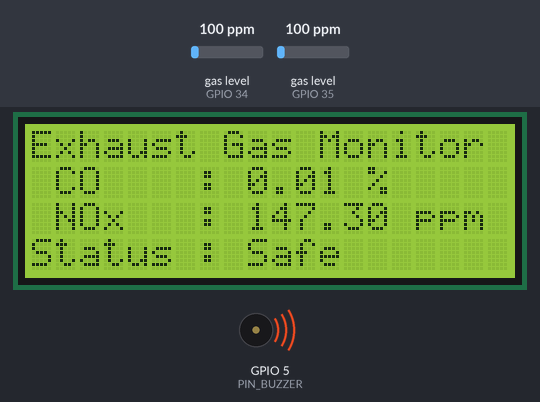
The sketch below on a simulated ESP32. On the bench: 20×4 character LCD, buzzer (waves = sounding, pin HIGH). The test bench sets the inputs (shaded band); at power-on: gas level (sensors on GPIO 34, GPIO 35) 100 ppm. WiFi joins after 1.5 s; servers stay silent unless stated; no MQTT or app messages arrive unless stated; what the sketch prints to the serial monitor is not drawn.

Above: at 11.4 s.
11.5 s: gas level (sensor on GPIO 34) set to 20 ppm
At 12.8 s:
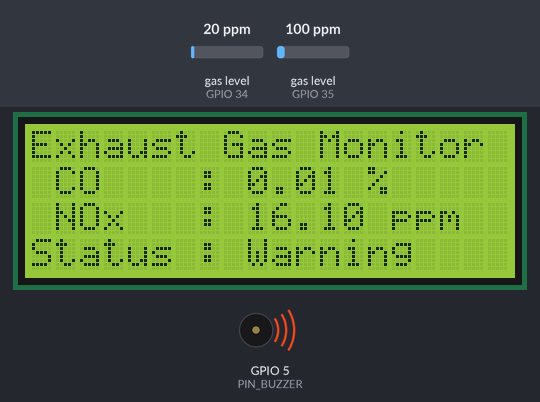
14.0 s: gas level (sensor on GPIO 35) set to 56 ppm
At 14.7 s:
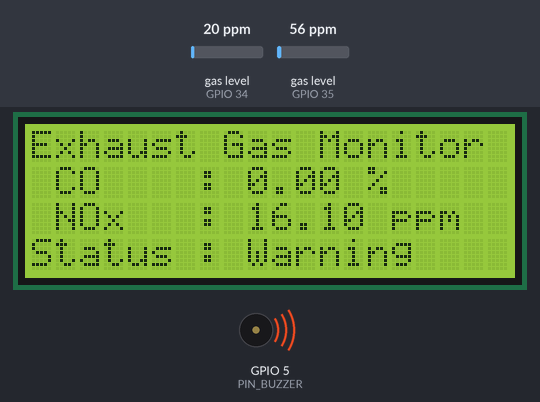
16.5 s: gas level (sensor on GPIO 35) set to 47 ppm
At 19.7 s:
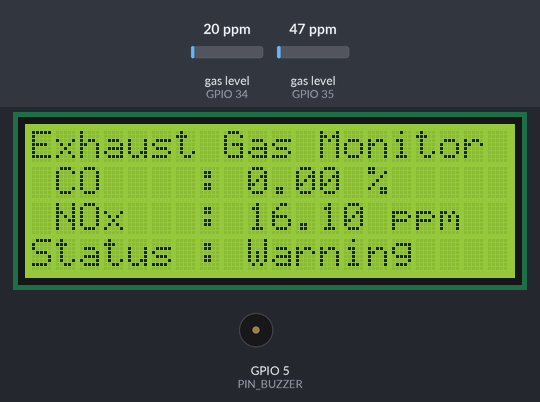
22.1 s: gas level (sensor on GPIO 34) set to 46 ppm
At 23.2 s:
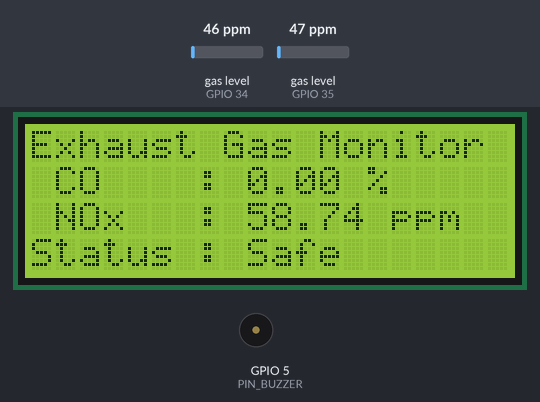
24.6 s: gas level (sensor on GPIO 34) set to 53 ppm
At 26.3 s:
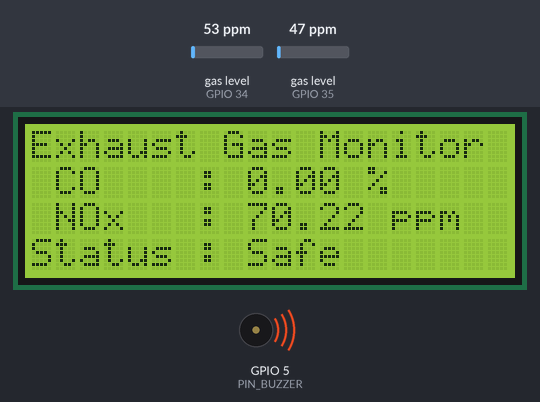
27.1 s: gas level (sensor on GPIO 35) set to 250 ppm
At 30.0 s:
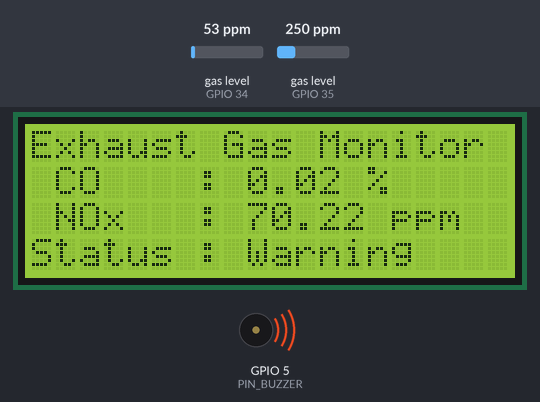
Timing chart, 0 to 31.4 s (numbered marks = the images above; inputs shaded):
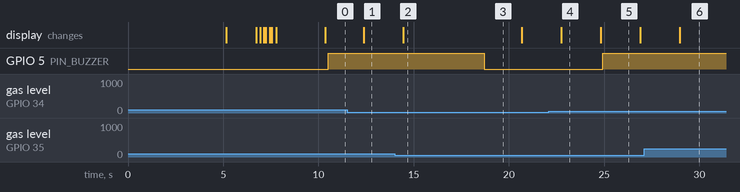

The sketch:

arduino_file_gas_exhaust.ino
```cpp
#include <Arduino.h>
#include <Wire.h>              // Library komunikasi I2C
#include <LiquidCrystal_I2C.h> // Library modul I2C LCD
#include <MQUnifiedsensor.h>   // Library sensor MQ series
#include <MQ7.h>               // Library sensor MQ7
#include <WiFi.h>              // Library WiFi ESP32
#include <PubSubClient.h>      // Library untuk koneksi mqtt

#define Board              "ESP-32"
#define Voltage_Resolution 3.3      // Resolusi tegangan untuk MQ-135
#define type               "MQ-135" // Jenis sensor MQ-135
#define ADC_Bit_Resolution 12       // Jumlah ADC bit ESP32
#define RatioMQ135CleanAir 3.6      // Rasio untuk udara bersih

#define PIN_MQ135          34       // MQ135 Analog Input Pin
#define PIN_MQ7            35       // MQ7 Analog Input Pin
#define PIN_BUZZER         5        // Buzzer Pin
#define SENSOR_INTERVAL    2000     // Interval 2 detik untuk pembacaan sensor dan pengiriman ke broker

const char* ssid = "kecebong_tech";
const char* password = "qwertyuiop";
const char* mqtt_server = "broker.hivemq.com";              // Broker mqtt server
const int   mqtt_tcp_port = 1883;                         // TCP port untuk mqt server
const char* co_concentration_topic = "ta-anggi-ump20/co";   // Topic mqtt untuk gas CO
const char* nox_concentration_topic = "ta-anggi-ump20/nox"; // Topic mqtt untuk gas NOx

LiquidCrystal_I2C lcd = LiquidCrystal_I2C(0x27, 20, 4); // default address 0x27 tipe LCD 16x2 (16,2)
MQUnifiedsensor MQ135(Board, Voltage_Resolution, ADC_Bit_Resolution, PIN_MQ135, type);
MQ7 mq7(PIN_MQ7, 5.0);
WiFiClient espClient;
PubSubClient client(espClient);

// Pendefinisian variabel
long lastMsg, lastReconnectAttempt, lastSensorRead = 0;
float nox_concentration, co_concentration, co_percentage;
String status;

// Nilai slope dan intercept
float slope_CO = 0.77;  // Nilai slope untuk CO
float intercept_CO = 0.14;  // Nilai intercept untuk CO
float slope_CO2 = 1.64;  // Nilai slope untuk CO2
float intercept_CO2 = -16.70;  // Nilai intercept untuk CO2

void setup() {
  Serial.begin(115200);
  pinMode(PIN_BUZZER, OUTPUT);

  // inisialisasi LCD:
  lcd.init();
  lcd.backlight();
  lcd.clear();
  lcd.setCursor(0, 0);
  lcd.print("Exhaust Gas Monitor");
  lcd.setCursor(0, 1);
  lcd.print("Tugas Akhir:");
  lcd.setCursor(0, 2);
  lcd.print("Anggi Wibowo");
  lcd.setCursor(0, 3);
  lcd.print("NPM : 2003030039");
  delay(5000);

  setup_wifi(); // inisialisasi koneksi wifi

  client.setServer(mqtt_server, mqtt_tcp_port); // inisialisasi koneksi ke mqtt server

  MQ135.setRegressionMethod(1);
  MQ135.setA(110.47); // Constants for NOx
  MQ135.setB(-2.862); // Constants for NOx

  MQ135.init();

  // Calibrate the sensor (assume it is in clean air at startup)
  lcd.clear();
  lcd.setCursor(0, 0);
  lcd.print("Exhaust Gas Monitor");
  lcd.setCursor(0, 2);
  lcd.print("Calibrating process");
  Serial.print("Calibrating please wait.");
  float calcR0 = 0;
  for (int i = 1; i <= 10; i++) {
    MQ135.update();
    calcR0 += MQ135.calibrate(RatioMQ135CleanAir);
    lcd.print(".");
    Serial.print(".");
    delay(100);
  }
  MQ135.setR0(calcR0 / 10);
  Serial.println(" done!.");

  lcd.clear();
  lcd.setCursor(0, 0);
  lcd.print("Exhaust Gas Monitor");
  lcd.setCursor(0, 2);
  lcd.print("Calibration success");
  Serial.println("Calibration successful");
  delay(2500);
  lcd.clear();
}

void loop() {
  long now = millis();

  // Periksa apakah kadar gas buang diatas 50 PPM
  if (co_concentration >= 50.00 || nox_concentration >= 50.00){
    digitalWrite(PIN_BUZZER, HIGH);
    status = "Warning";
  } else {
    digitalWrite(PIN_BUZZER, LOW);
    status = "Safe";
  }

  // Pembacaan sensor dengan interval 2 detik
  if (now - lastSensorRead >= SENSOR_INTERVAL) {
    lastSensorRead = now;
    MQ135.update();
    nox_concentration = MQ135.readSensor();
    co_concentration = mq7.getPPM();

    // Aplikasi kalibrasi menggunakan slope dan intercept untuk CO
    float calibrated_CO = (slope_CO * co_concentration) + intercept_CO;
    // Aplikasi kalibrasi menggunakan slope dan intercept untuk CO2
    float calibrated_CO2 = (slope_CO2 * nox_concentration) + intercept_CO2;

    // Konversi dari konsentrasi ppm ke persentase
    co_percentage = calibrated_CO / 10000; // dengan acuan bahwa 1% = 10000 ppm

    Serial.print("CO : ");
    Serial.print(calibrated_CO);
    Serial.println(" PPM");
    Serial.print("CO : ");
    Serial.print(co_percentage);
    Serial.println(" %");
    Serial.print("NOx Concentration: ");
    Serial.print(calibrated_CO2);
    Serial.println(" PPM");

    lcd.clear();
    lcd.setCursor(0, 0);
    lcd.print("Exhaust Gas Monitor");
    lcd.setCursor(0, 1);
    lcd.print(" CO    : ");
    lcd.setCursor(9, 1);
    lcd.print(co_percentage);
    lcd.print(" %");
    lcd.setCursor(0, 2);
    lcd.print(" NOx   : ");
    lcd.setCursor(9, 2);
    lcd.print(calibrated_CO2);
    lcd.print(" ppm");
    lcd.setCursor(0, 3);
    lcd.print("Status : ");
    lcd.print(status);

    // Publikasikan ke MQTT
    if (client.connected()) {
      client.publish(co_concentration_topic, String(calibrated_CO).c_str());
      client.publish(nox_concentration_topic, String(calibrated_CO2).c_str());
    }
  }

  if (!client.connected()) {
    long now = millis();
    if (now - lastReconnectAttempt > 5000) {
      lastReconnectAttempt = now;
      if (reconnect()) {
        lastReconnectAttempt = 0;
      }
    }
  } else {
    client.loop();
  }

  delay(100);
}

void setup_wifi() {
  delay(10);
  Serial.println();
  lcd.setCursor(0, 0);
  lcd.print("Connecting to ");
  lcd.println(ssid);
  Serial.print("Connecting to ");
  Serial.println(ssid);

  WiFi.begin(ssid, password);

  unsigned long startAttemptTime = millis();

  // Loop untuk mencoba menghubungkan selama 15 detik (15000 milidetik)
  while (WiFi.status() != WL_CONNECTED && millis() - startAttemptTime < 15000) {
    delay(500);
    Serial.print(".");
  }

  if (WiFi.status() == WL_CONNECTED) {
    Serial.println("");
    lcd.setCursor(0, 2);
    lcd.print("WiFi connected");
    lcd.setCursor(0, 3);
    lcd.print("IP : ");
    lcd.println(WiFi.localIP());
    Serial.print("WiFi connected, IP address: ");
    Serial.println(WiFi.localIP());
  } else {
    Serial.println("");
    Serial.println("Failed to connect to WiFi within 15 seconds.");
  }
}

boolean reconnect() {
  if (client.connect("clientId-anggWBWump20")) {
    Serial.println("connected");
    return true;
  } else {
    Serial.print("failed, rc=");
    Serial.print(client.state());
    Serial.println(" try again in 5 seconds");
    return false;
  }
}
```

Measured:
- the behaviour switches between 50 and 49 ppm on gas level (sensor on GPIO 35) (found by bisection; images 2 and 3)
- the behaviour switches between 49 and 50 ppm on gas level (sensor on GPIO 34) (found by bisection; images 4 and 5)
- after the input at 11.5 s, the display: changes after 0.88 s (image 1)
- after the input at 14.0 s, the display: changes after 0.46 s (image 2)
- after the input at 16.5 s, GPIO 5 (PIN_BUZZER): HIGH → LOW after 2.2 s
- after the input at 22.1 s, the display: changes after 0.65 s (image 4)
- after the input at 24.6 s, GPIO 5 (PIN_BUZZER): LOW → HIGH after 0.32 s; the display: changes after 0.22 s (image 5)
- after the input at 27.1 s, the display: changes after 1.9 s (image 6)
